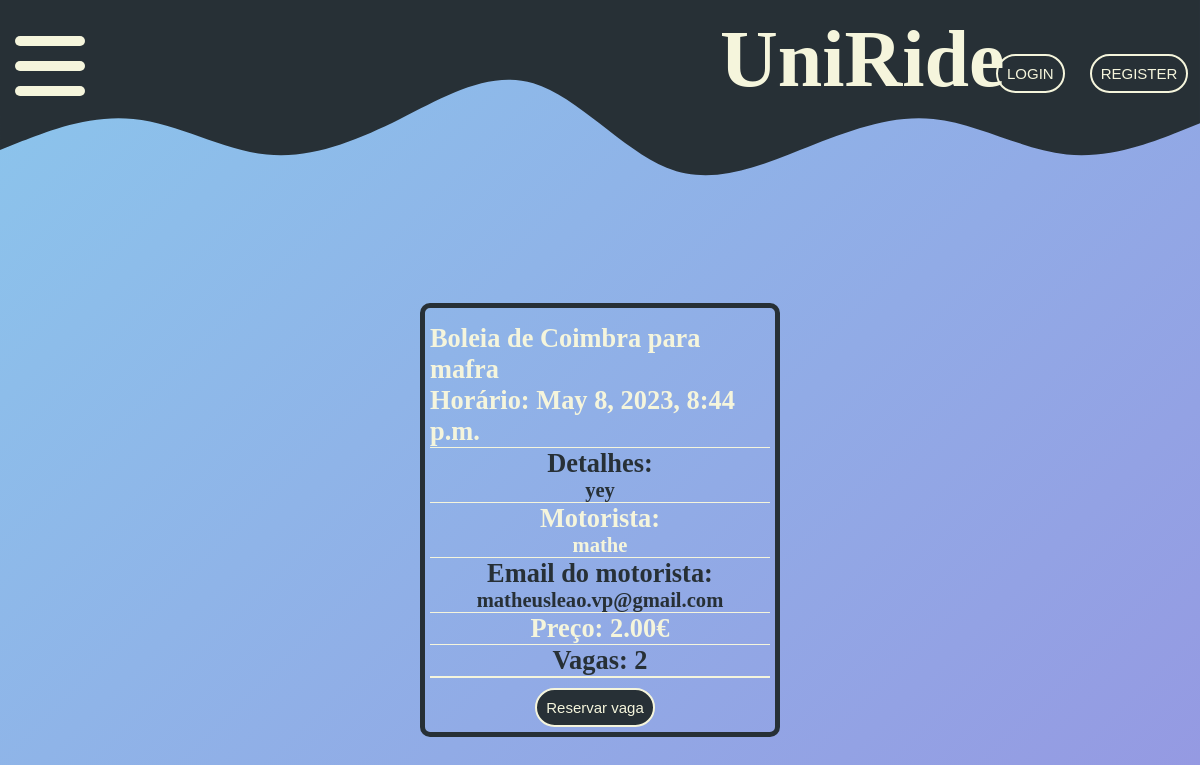
The page /6 on the database as committed earlier.
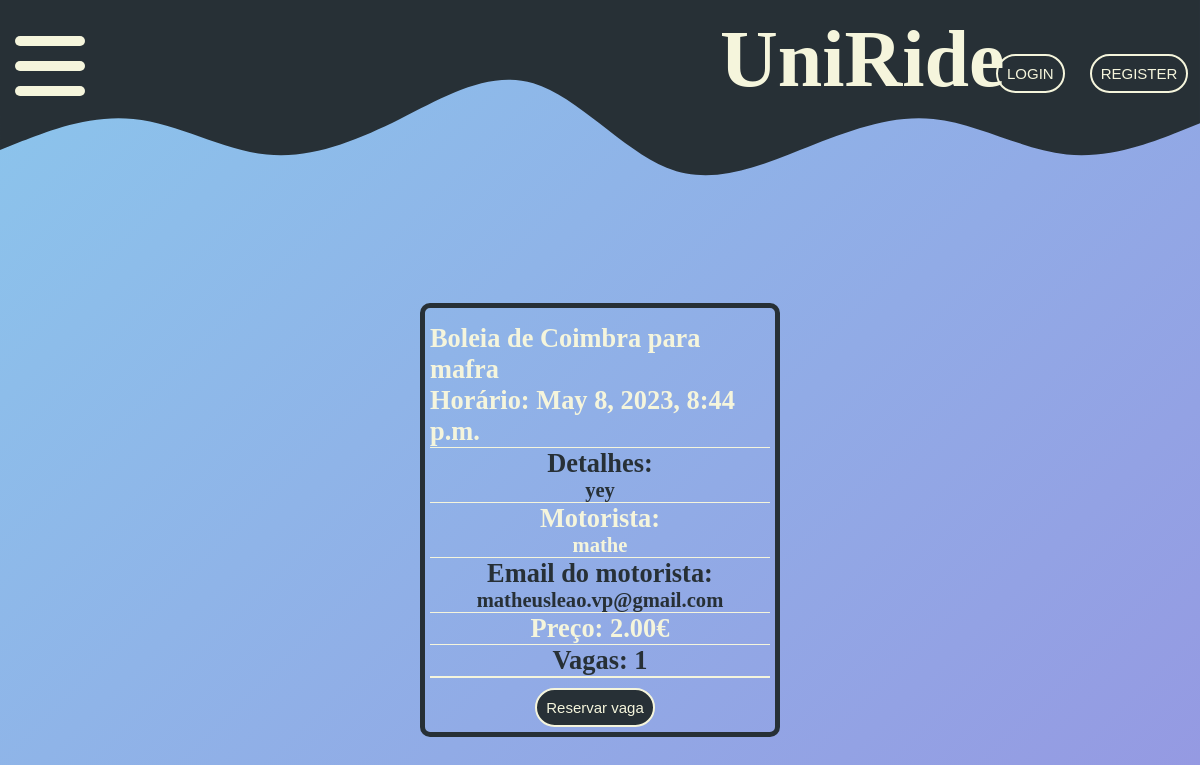
The same page on the database as committed later.
### MyApp/models.py (models this page shows)
class Boleia(models.Model):
    motorista = models.ForeignKey(User, on_delete=models.CASCADE, related_name='boleias_as_motorista')
    users = models.ManyToManyField(User, blank=True, related_name='boleias_as_passageiro')
    partida = models.CharField(max_length=255)
    chegada = models.CharField(max_length=255)
    horario = models.DateTimeField()
    preco = models.DecimalField(max_digits=8, decimal_places=2)
    vagas = models.IntegerField()
    detalhes = models.TextField(blank=True)

### MyApp/views.py (the view)
# urls.py: path('<int:boleia_id>', views.detalhes, name='detalhes'),
def detalhes(request, boleia_id):
    boleia = get_object_or_404(Boleia, pk=boleia_id)
    if request.method == 'POST':
        if request.user not in boleia.users.all():
            boleia.vagas -= 1
            boleia.users.add(request.user)
            boleia.save()
            return HttpResponseRedirect(reverse('MyApp:detalhes', args=(boleia_id,)))
    return render(request, 'MyApp/detalhe.html', {'boleia': boleia})

### MyApp/templates/MyApp/detalhe.html (shortened to what this page needs)
{% extends "MyApp/index.html" %}
{% block content %}
    <section class="detail">
        <ul class="detalhes_ul">
            <li class="color1">
                  <h1> Boleia de {{ boleia.partida }} para {{ boleia.chegada }} </h1>
                  <h2> Horário: {{ boleia.horario }} </h2>
            </li>
 <li class="color2">
        <h2> Detalhes: </h2>
      <h3> {{ boleia.detalhes }}</h3>
            </li>
 <li class="color1">
       <h2> Motorista: </h2>
      <h3> {{boleia.motorista}} </h3>
            </li>
 <li class="color2">
        <h2> Email do motorista: </h2>
      <h3> {{boleia.motorista.email}} </h3>
            </li>
 <li class="color1">
                 <h2> Preço: {{ boleia.preco }}€</h2>
            </li>
      <li class="color2">
             <h2> Vagas: {{ boleia.vagas }}</h2>
            </li>
 <li class="color1">
            </li>
        </ul>
      {% if not request.user == boleia.motorista %}
        {% if boleia.vagas > 0 %}
      <form method="post" action="{% url 'MyApp:detalhes' boleia_id=boleia.id %}">
          {% if user.is_authenticated %}
        <button type="submit">Reservar vaga</button>
          {% else %}
          <button><a style="color: beige;" href="{% url 'MyApp:login' %}">
                  Reservar vaga
          </a></button>
          {% endif %}
      </form>
      {% else %}
        <p>Não há mais vagas disponíveis nesta boleia.</p>
      {% endif %}
      {% endif %}
    </section>
{% endblock %}

Rows that differ between the two databases and show on the page:
changed Boleia "Coimbra": vagas "2" → "1"
